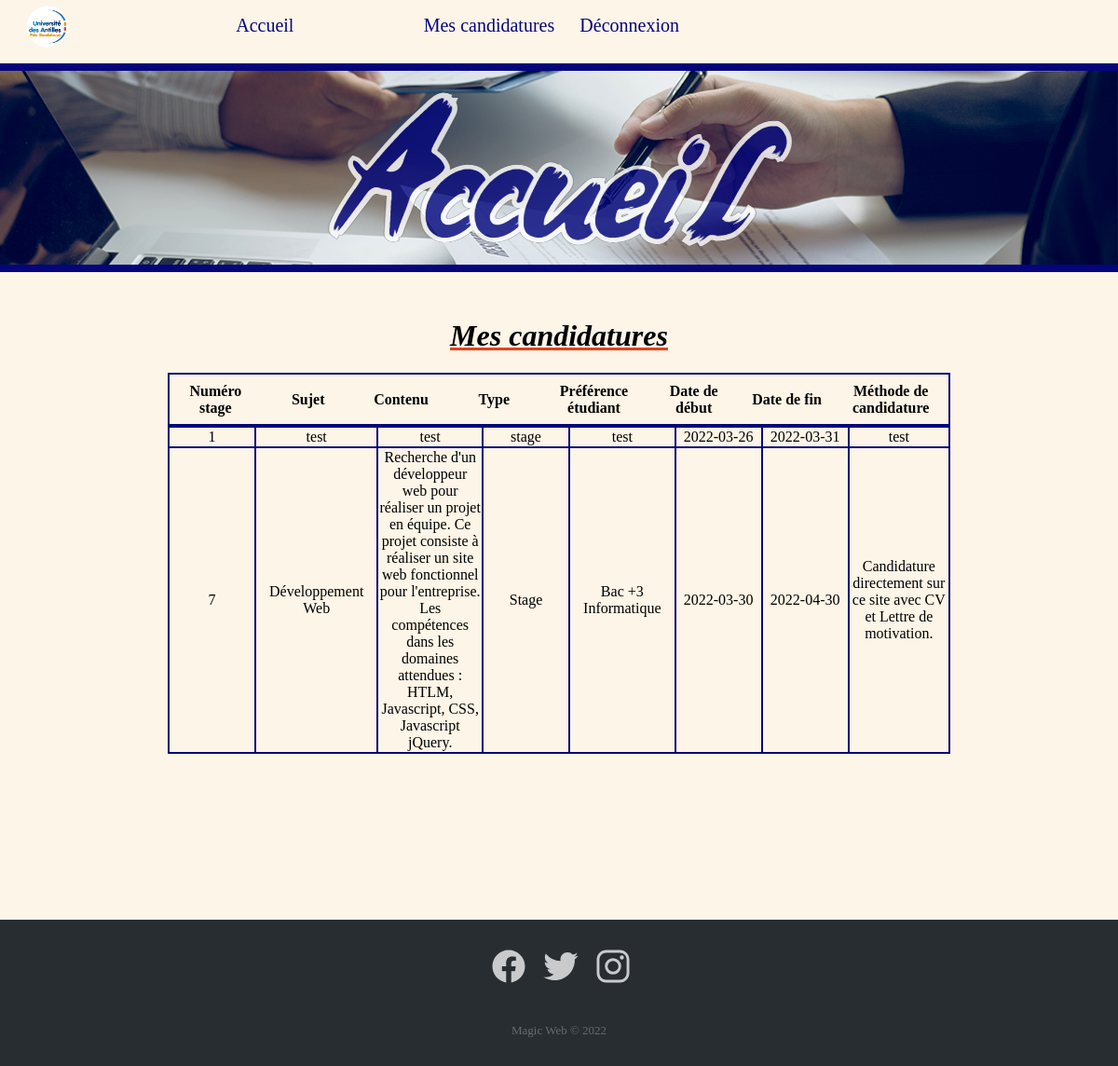
The page /candidature_etudiant.php (signed in) on the database its author committed.
### tables this page shows
CREATE TABLE `stage` (
  `id_stage` int(11) NOT NULL,
  `sujet` varchar(100) NOT NULL,
  `contenu` text NOT NULL,
  `pref_etu` varchar(50) DEFAULT NULL,
  `date_debut` date DEFAULT NULL,
  `date_fin` date DEFAULT NULL,
  `date_supp` date DEFAULT NULL,
  `methode_cand` text,
  `type` varchar(100) DEFAULT NULL,
  `id_contact` int(11) NOT NULL
);

### candidature_etudiant.php (the view, shortened to what this page needs)
<?php
	$servername = "localhost";
	$username = "root";
	$password = "root";
	$dbname = "gestion_stage";
	$conn = new mysqli($servername, $username, $password,$dbname);
?>
<!DOCTYPE html>
<html>
<head>
<?php
	 echo '<link rel="stylesheet" href="site.css">';
	?>
</head>
<body>
		<header>
			<ul>
				<li><a href="etudiant.php"><img id="univ" src= "univ.png"></a></li>
				<li><a id="nav" href="etudiant.php">Accueil</a></li>
				<li><a id="nav" href="candidature_etudiant.php">Mes candidatures</a></li>
			  	<li><a id="nav" href="deconnexion.php">Déconnexion</a></li>
			</ul>
		</header>
	<div id="layout">
    	<div id="block">
    	  <img id="img" src='images/Stage-Water-Logo.png' alt=''>
    	</div>
  	</div>
    <h1 style="margin-top: 50px;">Mes candidatures</h1>
	<div id="content">
			<table align="center">
					<thead>
						<tr>
							<th>Numéro stage</th>
							<th>Sujet</th>
							<th>Contenu</th>
							<th>Type</th>
							<th>Préférence étudiant</th>
							<th>Date de début</th>
							<th>Date de fin</th>
							<th>Méthode de candidature</th>
						</tr>
					</thead>
					<tbody>
							   <?php
								 $req="SELECT id_stage FROM candidater WHERE num_etudiant ='".$_SESSION["num_etudiant"]."'";
								 $result = $conn->query($req);
								while ($row = $result->fetch_assoc())
								{
									$req2= "SELECT * from stage WHERE id_stage ='".$row["id_stage"]."'";
									$result2 = $conn->query($req2);
									while($row2 = $result2->fetch_assoc()){
									?>
										<tr>
										<td><?php echo $row2['id_stage']?></td>
										<td><?php echo utf8_encode($row2['sujet'])?></td>
										<td><?php echo utf8_encode($row2['contenu'])?></td>
										<td><?php echo utf8_encode($row2['type'])?></td>
										<td><?php echo utf8_encode($row2['pref_etu'])?></td>
										<td><?php echo $row2['date_debut']?></td>
										<td><?php echo $row2['date_fin']?></td>
										<td><?php echo utf8_encode($row2['methode_cand'])?></td>
									 </tr>
									 <?php
									}
								}
							?>
					</tbody>
			</table>
		</div>
	<div class="footer-dark">
        <footer>
            <div class="container">
                <div class="row">
                    <div class="col item social">
                    	<a href="https://www.facebook.com/univ.antilles/"><i class="icon ion-social-facebook" data-icon="ion:logo-facebook"></i></a>
                    	<a href="https://twitter.com/univantilles/"><i class="icon ion-social-twitter"></i></a>
                    	<a href="https://www.instagram.com/univantilles/"><i class="icon ion-social-instagram"></i></a>
                    </div>
                </div>
                <p class="copyright">Magic Web © 2022</p>
            </div>
        </footer>
    </div>
</body>
</html>

### site.css (style rules this page uses)
html { height : auto; width : auto; margin : 0; padding : 0; }
#univ { width: 46px; height: 45px; border-radius: 50%; overflow: hidden; margin-top: -6px; }
ul { background : #fdf5e7; margin : 0; padding : 0; list-style-type: none; overflow: hidden; border-bottom: 8px solid; border-bottom-color: #05057c; font-size: 20px; }
li { display : inline-block; }
li a { display: inline-block; color: #05057c; text-align: center; padding: 12px 28px; text-decoration: none; }
#nav { left : 100%; float: left; position: relative; justify-content : space-between; }
#nav:after { content: ""; position: absolute; width: 0%; height: 1px; display: block; transition: all 0.3s ease; bottom: 25%; }
#layout { background-image: url("images/emploi.png"); height : 100%; width: 100%; border-bottom: 8px solid; border-bottom-color: #05057c; }
#block { margin: 0 auto; opacity: 0.8; }
#img { position : relative; display: block; margin: 0px auto; padding : 20px; height: 75%; }
body h1 { text-align : center; text-decoration : underline; text-decoration-color: #e4421a; }
body { margin :0; padding : 0; background : #fdf5e7; }
#content { width : 100%; height : 100%; text-align : center; }
table { height: 100%; width: 70%; color : black; padding-left : 10%; border-collapse: collapse; border-color: #05057c; }
div { padding-top : 0,1%; }
tr { padding:25%; border: 2px solid; border-color : #05057c; }
td { border: 2px solid; border-color :#05057c; color : black; width : 8%; }
tbody { display : block; height: 490px; overflow-y : auto; }
thead, tbody { display : block; }
th { padding : 1%; width: 7%; }
h1 { font-style : italic; }
.footer-dark { padding:30px 0; color:#f0f9ff; background-color:#282d32; margin-top : 40px; }
.footer-dark .item.social { text-align:center; }
.footer-dark .item.social > a { font-size:20px; width:36px; height:36px; line-height:36px; display:inline-block; text-align:center; margin:0 8px; color:#fff; opacity:0.75; }
.footer-dark .copyright { text-align:center; padding-top:24px; opacity:0.3; font-size:13px; margin-bottom:0; }

### rows shown on the page
stage: id_stage "1", sujet "test", contenu "test", type "stage", pref_etu "test", date_debut "2022-03-26", date_fin "2022-03-31", methode_cand "test"
stage: id_stage "7", sujet "Développement Web", contenu "Recherche d'un développeur web pour réaliser un projet en équipe. Ce projet consiste à réaliser un site web fonctionnel pour l'entreprise. Les compétences dans les domaines attendues : HTLM, Javascript, CSS, Javascript jQuery.", type "Stage", pref_etu "Bac +3 Informatique", date_debut "2022-03-30", date_fin "2022-04-30", methode_cand "Candidature directement sur ce site avec CV et Lettre de motivation."
